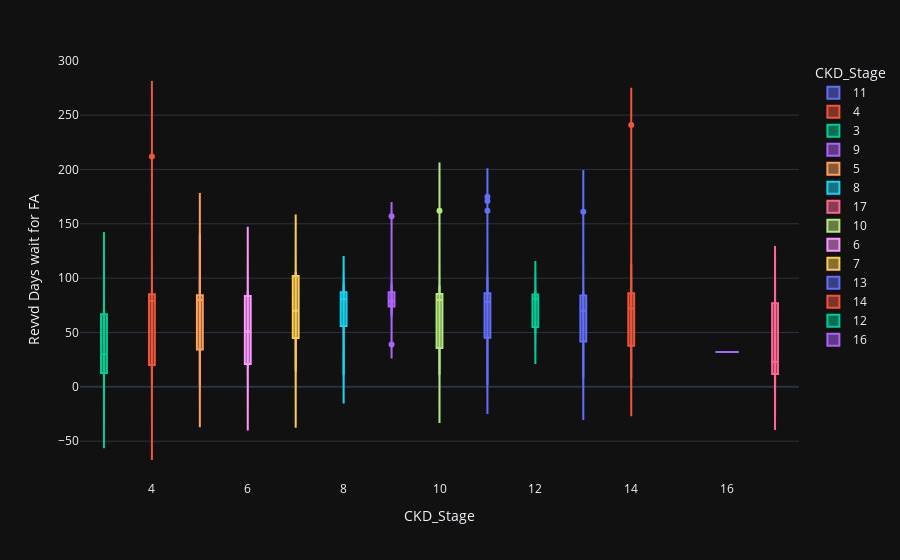

Source (notebook cell):
### Code cell
violin('Revvd Days wait for FA')

### Figure 1 — Plotly figure (JSON) as saved in the notebook; plotly's stock layout.template omitted (floating-point values rounded to 4 significant figures)
{"data": [{"alignmentgroup": "True", "box": {"visible": true}, "hovertemplate": "CKD_Stage=%{x}<br>Revvd Days wait for FA=%{y}<extra></extra>", "legendgroup": "11", "marker": {"color": "#636efa"}, "name": "11", "offsetgroup": "11", "orientation": "v", "scalegroup": "True", "showlegend": true, "type": "violin", "x": [11, 11, 11, 11, 11, 11, 11, 11, 11, 11, 11, 11, 11, 11, 11, 11, 11, 11, 11, 11, 11, 11, 11, 11, 11, 11, 11, 11, 11, 11, 11, 11, 11, 11, 11, 11, 11, 11, 11, 11, 11, 11, 11, 11, 11, 11, 11, 11, 11, 11, 11, 11, 11, 11, 11, 11, 11, 11, 11, 11, 11, 11, 11, 11, 11, 11, 11, 11, 11, 11, 11, 11, 11, 11, 11, 11, 11, 11, 11, 11, 11, 11, 11, 11, 11, 11, 11], "x0": " ", "xaxis": "x", "y": [29, 80, 74, 101, 67, 85, 162, 57, 81, 2, 51, 31, 46, 88, 4, 31, 10, 86, 71, 77, 88, 53, 88, 67, 35, 78, 47, 86, 84, 80, 25, 23, 12, 88, 18, 74, 85, 86, 17, 87, 88, 88, 87, 10, 86, 87, 171, 88, 23, 85, 86, 81, 88, 88, 80, 77, 86, 88, 46, 17, 84, 78, 78, 73, 85, 100, 60, 77, 4, 84, 58, 25, 45, 175, 19, 87, 73, 73, 32, 84, 85, 86, 32, 88, 88, 4, 77], "y0": " ", "yaxis": "y"}, {"alignmentgroup": "True", "box": {"visible": true}, "hovertemplate": "CKD_Stage=%{x}<br>Revvd Days wait for FA=%{y}<extra></extra>", "legendgroup": "4", "marker": {"color": "#EF553B"}, "name": "4", "offsetgroup": "4", "orientation": "v", "scalegroup": "True", "showlegend": true, "type": "violin", "x": [4, 4, 4, 4, 4, 4, 4], "x0": " ", "xaxis": "x", "y": [3, 87, 3, 79, 71, 80, 212], "y0": " ", "yaxis": "y"}, {"alignmentgroup": "True", "box": {"visible": true}, "hovertemplate": "CKD_Stage=%{x}<br>Revvd Days wait for FA=%{y}<extra></extra>", "legendgroup": "3", "marker": {"color": "#00cc96"}, "name": "3", "offsetgroup": "3", "orientation": "v", "scalegroup": "True", "showlegend": true, "type": "violin", "x": [3, 3, 3], "x0": " ", "xaxis": "x", "y": [79, 7, 30], "y0": " ", "yaxis": "y"}, {"alignmentgroup": "True", "box": {"visible": true}, "hovertemplate": "CKD_Stage=%{x}<br>Revvd Days wait for FA=%{y}<extra></extra>", "legendgroup": "9", "marker": {"color": "#ab63fa"}, "name": "9", "offsetgroup": "9", "orientation": "v", "scalegroup": "True", "showlegend": true, "type": "violin", "x": [9, 9, 9, 9, 9, 9, 9, 9, 9, 9, 9, 9, 9, 9], "x0": " ", "xaxis": "x", "y": [65, 79, 87, 95, 87, 39, 157, 73, 74, 79, 78, 79, 79, 78], "y0": " ", "yaxis": "y"}, {"alignmentgroup": "True", "box": {"visible": true}, "hovertemplate": "CKD_Stage=%{x}<br>Revvd Days wait for FA=%{y}<extra></extra>", "legendgroup": "5", "marker": {"color": "#FFA15A"}, "name": "5", "offsetgroup": "5", "orientation": "v", "scalegroup": "True", "showlegend": true, "type": "violin", "x": [5, 5, 5, 5, 5, 5, 5, 5, 5, 5, 5, 5, 5, 5, 5, 5, 5, 5, 5, 5, 5, 5, 5, 5, 5, 5, 5, 5, 5, 5, 5, 5, 5], "x0": " ", "xaxis": "x", "y": [85, 1, 88, 32, 100, 81, 72, 86, 18, 78, 84, 81, 98, 2, 81, 80, 18, 84, 7, 80, 32, 133, 44, 80, 141, 81, 79, 85, 73, 38, 53, 14, 35], "y0": " ", "yaxis": "y"}, {"alignmentgroup": "True", "box": {"visible": true}, "hovertemplate": "CKD_Stage=%{x}<br>Revvd Days wait for FA=%{y}<extra></extra>", "legendgroup": "8", "marker": {"color": "#19d3f3"}, "name": "8", "offsetgroup": "8", "orientation": "v", "scalegroup": "True", "showlegend": true, "type": "violin", "x": [8, 8, 8, 8, 8, 8, 8, 8, 8, 8, 8, 8, 8, 8, 8, 8, 8, 8, 8, 8, 8, 8, 8, 8, 8, 8], "x0": " ", "xaxis": "x", "y": [58, 93, 84, 86, 18, 79, 88, 81, 78, 88, 87, 81, 88, 59, 94, 17, 79, 80, 29, 88, 16, 87, 87, 56, 11, 14], "y0": " ", "yaxis": "y"}, {"alignmentgroup": "True", "box": {"visible": true}, "hovertemplate": "CKD_Stage=%{x}<br>Revvd Days wait for FA=%{y}<extra></extra>", "legendgroup": "17", "marker": {"color": "#FF6692"}, "name": "17", "offsetgroup": "17", "orientation": "v", "scalegroup": "True", "showlegend": true, "type": "violin", "x": [17, 17, 17, 17, 17, 17, 17, 17, 17, 17, 17, 17, 17, 17, 17], "x0": " ", "xaxis": "x", "y": [39, 23, 11, 9, 2, 21, 22, 74, 10, 88, 39, 78, 88, 14, 88], "y0": " ", "yaxis": "y"}, {"alignmentgroup": "True", "box": {"visible": true}, "hovertemplate": "CKD_Stage=%{x}<br>Revvd Days wait for FA=%{y}<extra></extra>", "legendgroup": "10", "marker": {"color": "#B6E880"}, "name": "10", "offsetgroup": "10", "orientation": "v", "scalegroup": "True", "showlegend": true, "type": "violin", "x": [10, 10, 10, 10, 10, 10, 10, 10, 10, 10, 10, 10, 10, 10, 10, 10, 10], "x0": " ", "xaxis": "x", "y": [81, 81, 15, 32, 162, 65, 11, 18, 87, 93, 80, 85, 85, 67, 37, 77, 88], "y0": " ", "yaxis": "y"}, {"alignmentgroup": "True", "box": {"visible": true}, "hovertemplate": "CKD_Stage=%{x}<br>Revvd Days wait for FA=%{y}<extra></extra>", "legendgroup": "6", "marker": {"color": "#FF97FF"}, "name": "6", "offsetgroup": "6", "orientation": "v", "scalegroup": "True", "showlegend": true, "type": "violin", "x": [6, 6, 6, 6], "x0": " ", "xaxis": "x", "y": [79, 19, 23, 88], "y0": " ", "yaxis": "y"}, {"alignmentgroup": "True", "box": {"visible": true}, "hovertemplate": "CKD_Stage=%{x}<br>Revvd Days wait for FA=%{y}<extra></extra>", "legendgroup": "7", "marker": {"color": "#FECB52"}, "name": "7", "offsetgroup": "7", "orientation": "v", "scalegroup": "True", "showlegend": true, "type": "violin", "x": [7, 7, 7, 7, 7, 7], "x0": " ", "xaxis": "x", "y": [14, 106, 73, 45, 67, 102], "y0": " ", "yaxis": "y"}, {"alignmentgroup": "True", "box": {"visible": true}, "hovertemplate": "CKD_Stage=%{x}<br>Revvd Days wait for FA=%{y}<extra></extra>", "legendgroup": "13", "marker": {"color": "#636efa"}, "name": "13", "offsetgroup": "13", "orientation": "v", "scalegroup": "True", "showlegend": true, "type": "violin", "x": [13, 13, 13, 13, 13, 13, 13, 13, 13, 13, 13, 13, 13, 13, 13], "x0": " ", "xaxis": "x", "y": [36, 88, 80, 59, 74, 23, 161, 64, 85, 81, 67, 85, 70, 11, 8], "y0": " ", "yaxis": "y"}, {"alignmentgroup": "True", "box": {"visible": true}, "hovertemplate": "CKD_Stage=%{x}<br>Revvd Days wait for FA=%{y}<extra></extra>", "legendgroup": "14", "marker": {"color": "#EF553B"}, "name": "14", "offsetgroup": "14", "orientation": "v", "scalegroup": "True", "showlegend": true, "type": "violin", "x": [14, 14, 14, 14, 14, 14, 14, 14, 14, 14, 14, 14, 14, 14, 14, 14, 14, 14, 14, 14, 14, 14, 14, 14, 14, 14, 14, 14, 14, 14, 14, 14, 14, 14, 14, 14, 14, 14, 14, 14, 14, 14, 14, 14, 14, 14, 14, 14, 14, 14, 14, 14, 14], "x0": " ", "xaxis": "x", "y": [84, 38, 88, 88, 16, 12, 72, 73, 74, 65, 71, 71, 88, 85, 37, 72, 88, 9, 79, 60, 88, 73, 38, 43, 10, 38, 81, 46, 36, 86, 8, 67, 88, 87, 241, 84, 66, 88, 15, 78, 113, 86, 79, 16, 88, 86, 30, 12, 25, 17, 85, 86, 71], "y0": " ", "yaxis": "y"}, {"alignmentgroup": "True", "box": {"visible": true}, "hovertemplate": "CKD_Stage=%{x}<br>Revvd Days wait for FA=%{y}<extra></extra>", "legendgroup": "12", "marker": {"color": "#00cc96"}, "name": "12", "offsetgroup": "12", "orientation": "v", "scalegroup": "True", "showlegend": true, "type": "violin", "x": [12, 12, 12, 12, 12], "x0": " ", "xaxis": "x", "y": [84, 81, 49, 57, 88], "y0": " ", "yaxis": "y"}, {"alignmentgroup": "True", "box": {"visible": true}, "hovertemplate": "CKD_Stage=%{x}<br>Revvd Days wait for FA=%{y}<extra></extra>", "legendgroup": "16", "marker": {"color": "#ab63fa"}, "name": "16", "offsetgroup": "16", "orientation": "v", "scalegroup": "True", "showlegend": true, "type": "violin", "x": [16], "x0": " ", "xaxis": "x", "y": [32], "y0": " ", "yaxis": "y"}], "layout": {"legend": {"title": {"text": "CKD_Stage"}, "tracegroupgap": 0}, "margin": {"t": 60}, "violinmode": "overlay", "xaxis": {"anchor": "y", "categoryarray": [11, 4, 3, 9, 5, 8, 17, 10, 6, 7, 13, 14, 12, 16], "categoryorder": "array", "domain": [0, 1], "title": {"text": "CKD_Stage"}}, "yaxis": {"anchor": "x", "domain": [0, 1], "title": {"text": "Revvd Days wait for FA"}}}}
